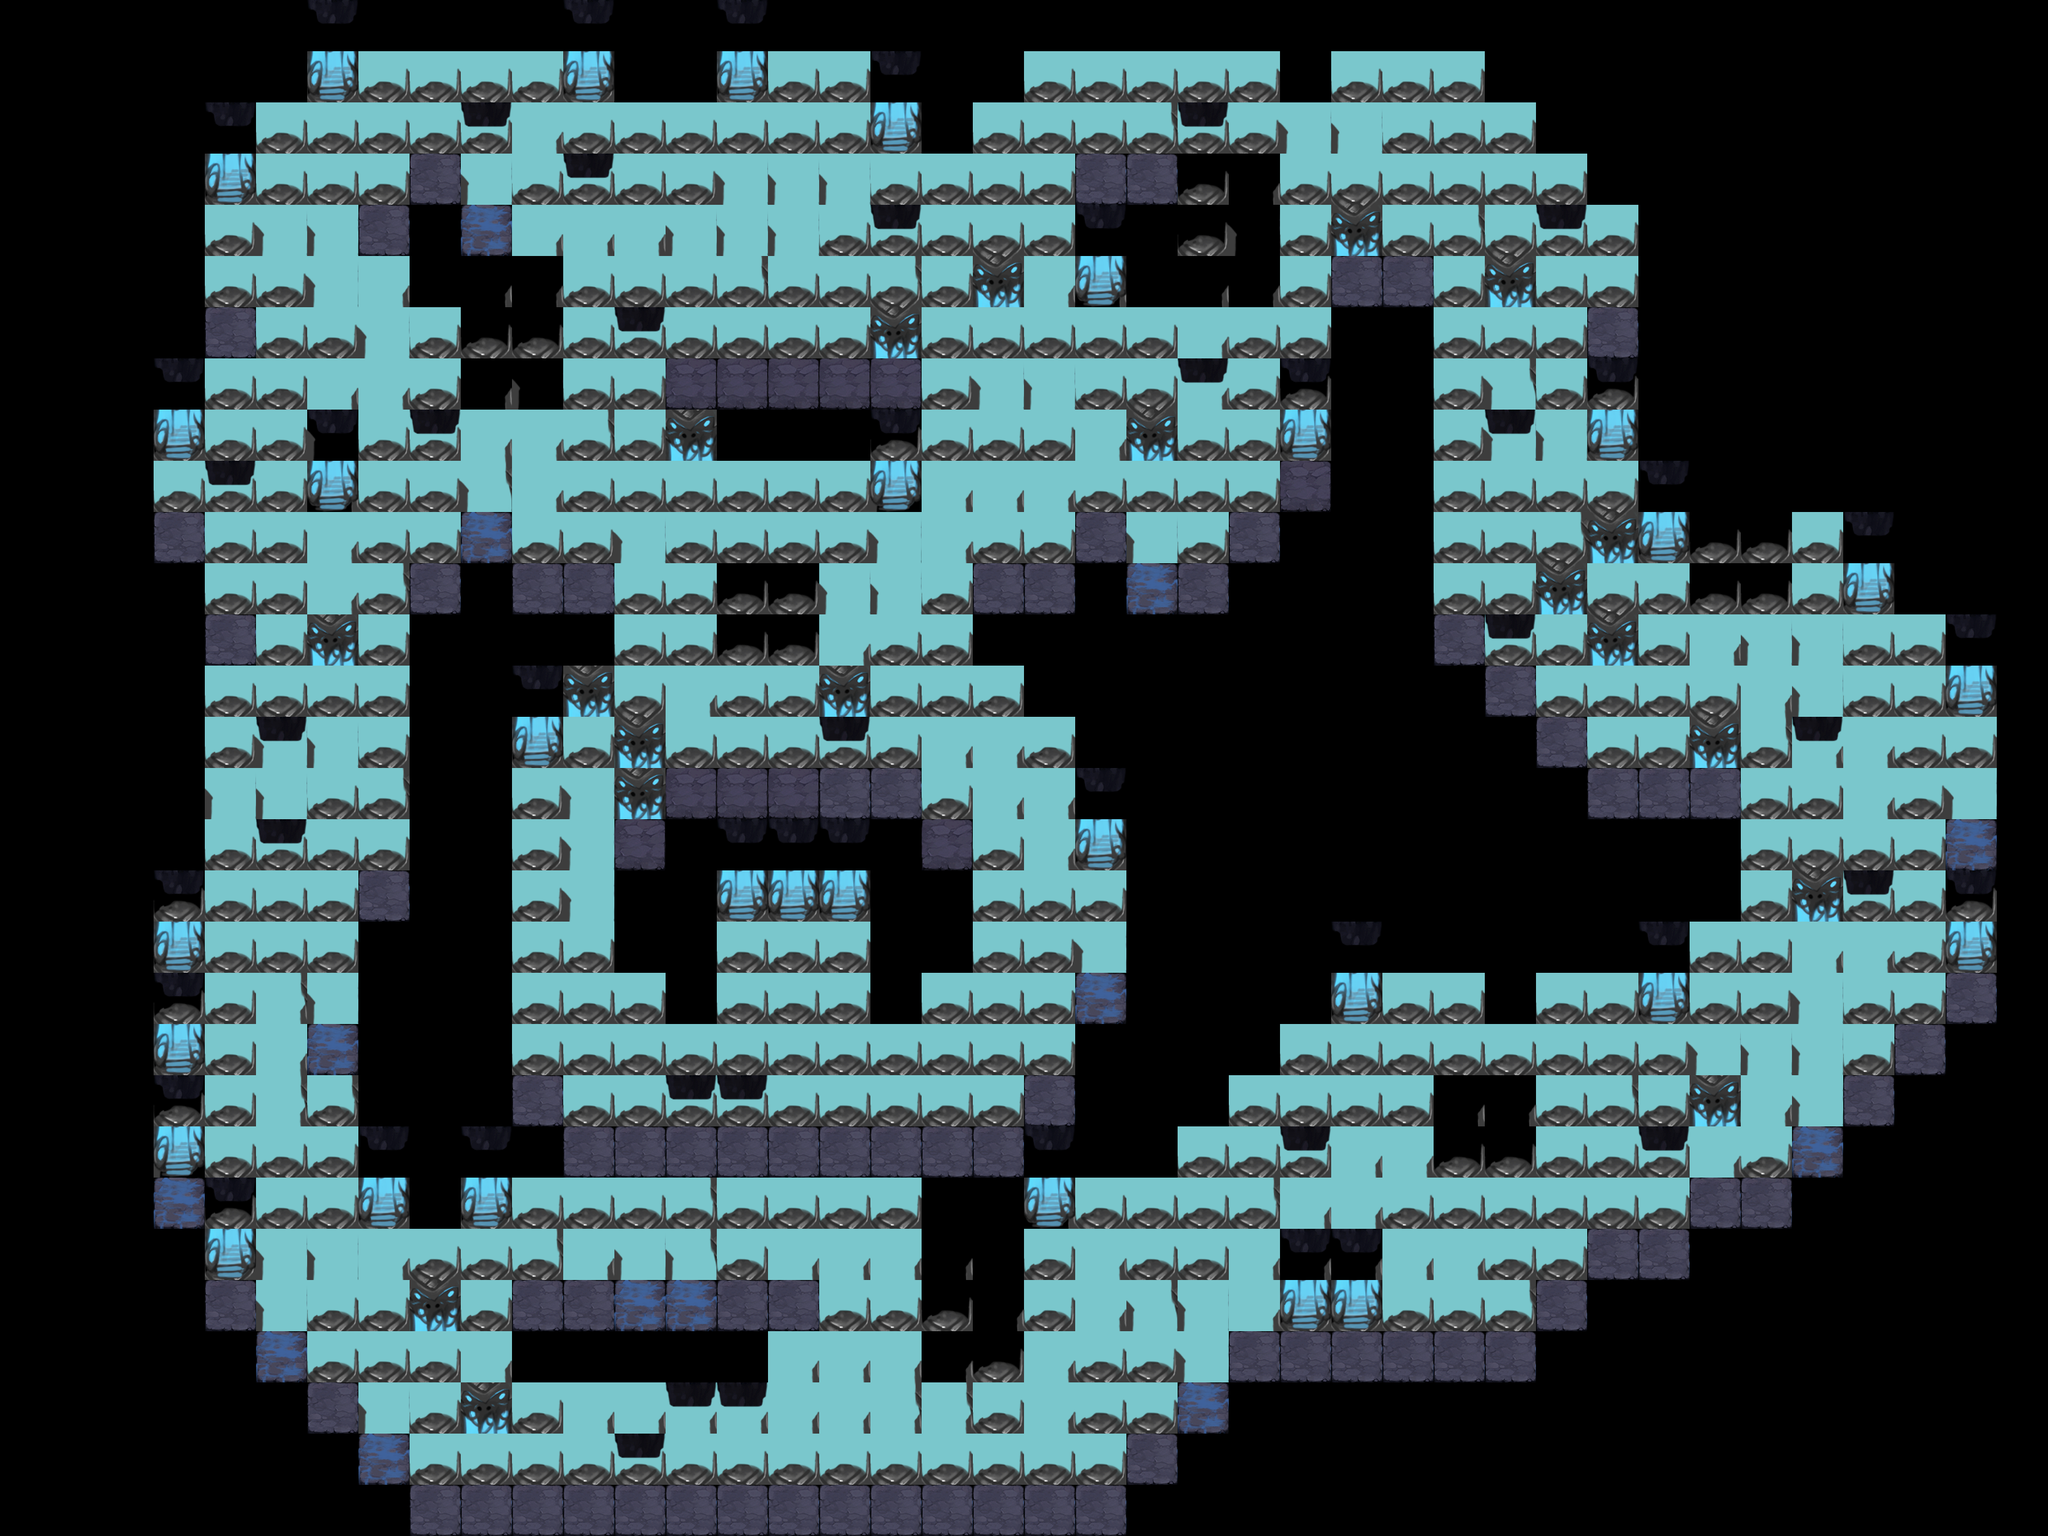

This is a level from a 2D game, rendered from its Tiled map with the project's own tilesets. A one-line summary and the map file follow, with tile-layer data summarised:
An orthogonal 40x30 tile map with 88x88 px tiles, 4 tile layers (Road, BG, temple, decoration), 5 tilesets and 7 objects (4x 3, 4, 1, 2).

<map version="1.0" orientation="orthogonal" renderorder="right-down" width="40" height="30" tilewidth="88" tileheight="88" nextobjectid="12">
 <tileset firstgid="1" name="ditu_dongxue88" tilewidth="88" tileheight="88">
  <image source="ditu_dongxue88.png" width="264" height="440" />
 </tileset>
 <tileset firstgid="16" name="transfer" tilewidth="176" tileheight="176">
  <image source="transfer.png" width="176" height="176" />
 </tileset>
 <tileset firstgid="17" name="walk" tilewidth="88" tileheight="88">
  <image source="walk.png" width="88" height="88" />
 </tileset>
 <tileset firstgid="18" name="crystal" tilewidth="106" tileheight="189">
  <image source="crystal.png" width="106" height="189" />
 </tileset>
 <tileset firstgid="19" name="fuben" tilewidth="119" tileheight="236">
  <image source="fuben.png" width="119" height="236" />
 </tileset>
 <layer name="Road" width="40" height="30">
  <data>[1200 cells, 514 non-empty, 1 distinct tile ids]</data>
 </layer>
 <layer name="BG" width="40" height="30">
  <data>[1200 cells, 682 non-empty, 6 distinct tile ids]</data>
 </layer>
 <objectgroup name="Key">
  <object id="2" type="4" gid="16" x="2464" y="2024" />
  <object id="4" name="player" type="1" x="1320" y="1584" width="88" height="88">
   <ellipse />
  </object>
  <object id="6" type="2" gid="18" x="1265.33" y="1138.67" />
  <object id="8" name="201" type="3" gid="19" x="822.303" y="643.273" />
  <object id="9" name="202" type="3" gid="19" x="2930.3" y="1012.12" />
  <object id="10" name="203" type="3" gid="19" x="1609.09" y="2345.45" />
  <object id="11" name="204" type="3" gid="19" x="2051.52" y="493.939" />
 </objectgroup>
 <layer name="temple" width="40" height="30">
  <data>[1200 cells, 0 non-empty, 0 distinct tile ids]</data>
 </layer>
 <layer name="decoration" width="40" height="30">
  <data>[1200 cells, 127 non-empty, 5 distinct tile ids]</data>
 </layer>
</map>